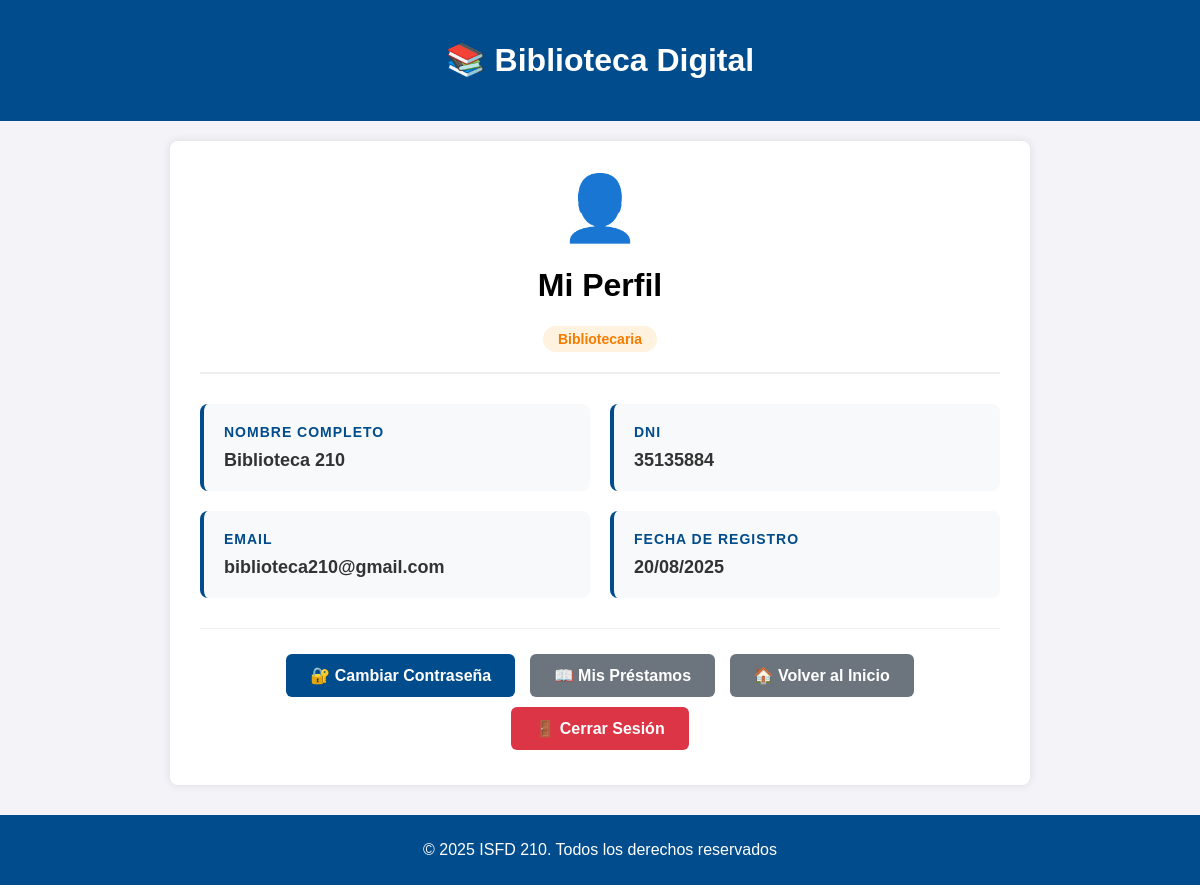
Screenshot of /libros/perfil/ (signed in) with the database file from the repository.
### libros/models.py (models this page shows, shortened)
class Usuario(AbstractBaseUser, PermissionsMixin):
    PERFIL_CHOICES = (
        ('alumno', 'Alumno'),
        ('bibliotecaria', 'Bibliotecaria'),
        ('docente', 'Docente'),
    )
    dni_validator = RegexValidator(
        regex=r'^\d{7,8}$',
        message='El DNI debe tener entre 7 y 8 dígitos.'
    )
    dni = models.CharField(max_length=8, unique=True, validators=[dni_validator])
    nombre = models.CharField(max_length=100)
    apellido = models.CharField(max_length=100)
    email = models.EmailField(unique=True)
    perfil = models.CharField(max_length=20, choices=PERFIL_CHOICES, default='alumno')
    fecha_registro = models.DateTimeField(auto_now_add=True)
    is_active = models.BooleanField(default=True)
    is_staff = models.BooleanField(default=False)
    objects = CustomUserManager()
    USERNAME_FIELD = 'dni'
    REQUIRED_FIELDS = ['nombre', 'apellido', 'email']
    def get_full_name(self):
        return f"{self.nombre} {self.apellido}"

### libros/views.py (the view)
# urls.py: path('perfil/', views.perfil_usuario, name='perfil_usuario'),
@login_required
def perfil_usuario(request):
    return render(request, 'libros/perfil_usuario.html', {'usuario': request.user})

### libros/templates/libros/perfil_usuario.html (shortened to what this page needs)
<!DOCTYPE html>
<html lang="es">
<head>
    {% load static %}
</head>
<body>
    <header>
        <h1>📚 Biblioteca Digital</h1>
    </header>
    <div class="container">
        <div class="profile-header">
            <div class="profile-avatar">👤</div>
            <h1>Mi Perfil</h1>
            <span class="badge badge-{{ usuario.perfil }}">
                {{ usuario.get_perfil_display }}
            </span>
        </div>
        <div class="profile-info">
            <div class="info-grid">
                <div class="info-card">
                    <h3>Nombre Completo</h3>
                    <p>{{ usuario.get_full_name }}</p>
                </div>
                <div class="info-card">
                    <h3>DNI</h3>
                    <p>{{ usuario.dni }}</p>
                </div>
                <div class="info-card">
                    <h3>Email</h3>
                    <p>{{ usuario.email }}</p>
                </div>
                <div class="info-card">
                    <h3>Fecha de Registro</h3>
                    <p>{{ usuario.fecha_registro|date:"d/m/Y" }}</p>
                </div>
            </div>
        </div>
        <div class="actions">
            <a href="{% url 'cambiar_password' %}" class="btn btn-primary">
                🔐 Cambiar Contraseña
            </a>
            <a href="{% url 'prestamos_solicitados' %}" class="btn btn-secondary">
                📖 Mis Préstamos
            </a>
            <a href="{% url 'pantalla_principal' %}" class="btn btn-secondary">
                🏠 Volver al Inicio
            </a>
            <a href="{% url 'logout' %}" class="btn btn-danger">
                🚪 Cerrar Sesión
            </a>
        </div>
    </div>
    <footer>
        <p>© 2025 ISFD 210. Todos los derechos reservados</p>
    </footer>
</body>
</html>

### libros/templates/libros/perfil_usuario.html (style rules this page uses)
body { font-family: 'Calibri', 'Arial', sans-serif; background-color: #f4f4f8; margin: 0; padding: 0; }
header { background-color: #004c8c; color: white; text-align: center; padding: 20px; }
.container { max-width: 800px; margin: 20px auto; background-color: white; padding: 30px; border-radius: 8px; box-shadow: 0 0 10px rgba(0, 0, 0, 0.1); }
.profile-header { text-align: center; margin-bottom: 30px; padding-bottom: 20px; border-bottom: 2px solid #eee; }
.profile-avatar { font-size: 4em; color: #004c8c; margin-bottom: 10px; }
.profile-info { margin-bottom: 30px; }
.info-grid { display: grid; grid-template-columns: 1fr 1fr; gap: 20px; margin-bottom: 30px; }
.info-card { background: #f8f9fa; padding: 20px; border-radius: 8px; border-left: 4px solid #004c8c; }
.info-card h3 { margin: 0 0 10px 0; color: #004c8c; font-size: 14px; text-transform: uppercase; letter-spacing: 1px; }
.info-card p { margin: 0; font-size: 18px; font-weight: bold; color: #333; }
.badge { display: inline-block; padding: 5px 15px; border-radius: 20px; font-size: 14px; font-weight: bold; }
.badge-bibliotecaria { background: #fff3e0; color: #f57c00; }
.btn { display: inline-block; padding: 12px 24px; border-radius: 6px; text-decoration: none; font-weight: bold; margin: 5px; transition: all 0.3s; }
.btn-primary { background: #004c8c; color: white; }
.btn-secondary { background: #6c757d; color: white; }
.btn-danger { background: #dc3545; color: white; }
.actions { text-align: center; margin-top: 30px; padding-top: 20px; border-top: 1px solid #eee; }
footer { background-color: #004c8c; color: white; text-align: center; padding: 10px 0; font-size: 1rem; margin-top: 30px; }

### rows the page displays
Usuario: perfil "Bibliotecaria", get_full_name "Biblioteca 210", dni "35135884", email "biblioteca210@gmail.com", fecha_registro "20/08/2025"
